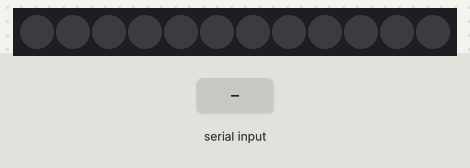
The sketch below on a simulated Arduino Uno, built with avr-gcc and run on an emulated ATmega328P. On the bench: 12 RGB LEDs in strip order, left to right. The inputs (shaded band) are chosen by the test bench. What the sketch prints to the serial monitor is not drawn.

Above: at 1.2 s.
1.3 s: "u" received over Serial
At 2.5 s:
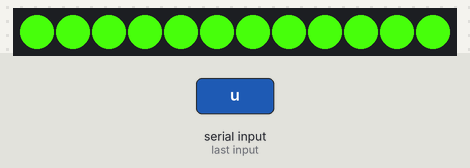
2.8 s: "i" received over Serial
At 3.6 s:
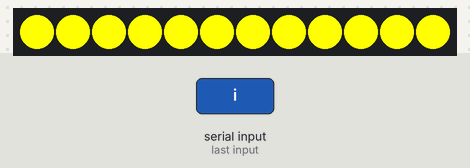
4.3 s: "o" received over Serial
At 4.8 s:
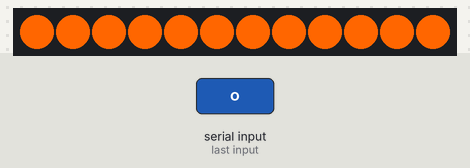
5.8 s: "q" received over Serial
At 7.1 s:
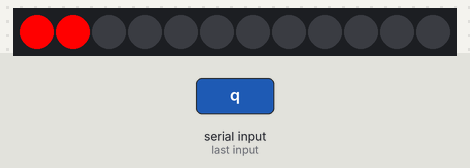
Timing chart, 0 to 8.3 s (numbered marks = the images above; inputs shaded):
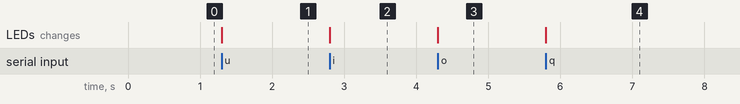

The sketch:

coso.ino
```cpp
/* desarrollado por danielrosero

*/

#include <PololuLedStrip.h>

// Create an ledStrip object and specify the pin it will use.
PololuLedStrip<4> ledStrip;

// Create a buffer for holding the colors (3 bytes per color).
#define LED_COUNT 12 //Define el numero de pixeles a usar
rgb_color colors[LED_COUNT];
rgb_color color;
rgb_color nocolor;


//4 Niveles de colores

rgb_color colorLiso;
rgb_color colorRugoso;
rgb_color colorAccidentado;
rgb_color colorBache;

int numeroNiveles = 6;
boolean modoArcoiris = false;
boolean modoSoloColor = false;


void setup()
{
  // Start up the serial port, for communication with the PC.
  Serial.begin(9600);
  Serial.println("Ready to receive colors.");

  color.red = 255;
  color.green = 0;
  color.blue = 0;

  nocolor.red = 0;
  nocolor.green = 0;
  nocolor.blue = 0;


  //      Defino los colores

  colorLiso.red = 71;
  colorLiso.green = 255;
  colorLiso.blue = 11;

  colorRugoso.red = 255;
  colorRugoso.green = 255;
  colorRugoso.blue = 0;

  colorAccidentado.red = 255;
  colorAccidentado.green = 102;
  colorAccidentado.blue = 0;

  colorBache.red = 255;
  colorBache.green = 0;
  colorBache.blue = 0;


  //****
}

void loop()
{
  // If any digit is received, we will go into integer parsing mode
  // until all three calls to parseInt return an interger or time out.

  // If any digit is received, we will go into integer parsing mode
  // until all three calls to parseInt return an interger or time out.
  if (Serial.available())
  {
    char c = Serial.peek();

    if(c=='n'){
      modoArcoiris=true;
      modoSoloColor=false;
    }

    if(c=='m'){
      modoArcoiris=false;
      modoSoloColor=true;
    }

    if(c=='u'){


      // Update the colors buffer.
      for(uint16_t i = 0; i < LED_COUNT; i++)
      {


          colors[i] = colorLiso;


      }

      // Write to the LED strip.
      ledStrip.write(colors, LED_COUNT);
    }

     if(c=='i'){


      // Update the colors buffer.
      for(uint16_t i = 0; i < LED_COUNT; i++)
      {


          colors[i] = colorRugoso;


      }

      // Write to the LED strip.
      ledStrip.write(colors, LED_COUNT);
    }

     if(c=='o'){


      // Update the colors buffer.
      for(uint16_t i = 0; i < LED_COUNT; i++)
      {


          colors[i] = colorAccidentado;


      }

      // Write to the LED strip.
      ledStrip.write(colors, LED_COUNT);
    }

     if(c=='p'){


      // Update the colors buffer.
      for(uint16_t i = 0; i < LED_COUNT; i++)
      {


          colors[i] = colorBache;


      }

      // Write to the LED strip.
      ledStrip.write(colors, LED_COUNT);
    }


    if(c=='q'){

      // Update the colors buffer.
      for(uint16_t i = 0; i < LED_COUNT; i++)
      {

        if(i<2){
          colors[i] = color;
        }
        else{
          colors[i]= nocolor;
        }
      }

      // Write to the LED strip.
      ledStrip.write(colors, LED_COUNT);

    }

    if(c=='w'){

      // Update the colors buffer.
      for(uint16_t i = 0; i < LED_COUNT; i++)
      {

        if(i<4){
          colors[i] = color;
        }
        else{
          colors[i]= nocolor;
        }
      }

      // Write to the LED strip.
      ledStrip.write(colors, LED_COUNT);

    }

    if(c=='e'){

      // Update the colors buffer.
      for(uint16_t i = 0; i < LED_COUNT; i++)
      {

        if(i<6){
          colors[i] = color;
        }
        else{
          colors[i]= nocolor;
        }
      }

      // Write to the LED strip.
      ledStrip.write(colors, LED_COUNT);

    }

    if(c=='r'){

      // Update the colors buffer.
      for(uint16_t i = 0; i < LED_COUNT; i++)
      {

        if(i<8){
          colors[i] = color;
        }
        else{
          colors[i]= nocolor;
        }
      }

      // Write to the LED strip.
      ledStrip.write(colors, LED_COUNT);

    }

    if(c=='t'){

      // Update the colors buffer.
      for(uint16_t i = 0; i < LED_COUNT; i++)
      {

        if(i<10){
          colors[i] = color;
        }
        else{
          colors[i]= nocolor;
        }
      }

      // Write to the LED strip.
      ledStrip.write(colors, LED_COUNT);

    }

    if(c=='y'){

      // Update the colors buffer.
      for(uint16_t i = 0; i < LED_COUNT; i++)
      {

        if(i<12){
          colors[i] = color;
        }
        else{
          colors[i]= nocolor;
        }
      }

      // Write to the LED strip.
      ledStrip.write(colors, LED_COUNT);

    }

    if(c=='x'){

      // Update the colors buffer.
      for(uint16_t i = 0; i < LED_COUNT; i++)
      {


        colors[i]= nocolor;

      }

      // Write to the LED strip.
      ledStrip.write(colors, LED_COUNT);

    }


    if (!(c >= '0' && c <= '9'))
    {
      Serial.read(); // Discard non-digit character
      // digitalWrite(ledPin,HIGH);

    }


  }
}
```

Measured:
- after the input at 1.3 s, the LEDs: change at once (image 1)
- after the input at 2.8 s, the LEDs: change at once (image 2)
- after the input at 4.3 s, the LEDs: change at once (image 3)
- after the input at 5.8 s, the LEDs: change at once (image 4)
